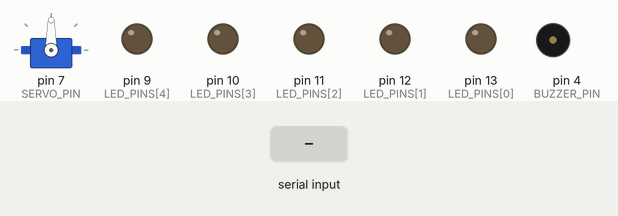
A sketch run on a simulated Arduino Uno, built with avr-gcc and run on an emulated ATmega328P. On the bench: servo, output pins drawn as LEDs (lit = HIGH), buzzer (waves = sounding). Inputs (shaded band) come from the test bench.

Above: at 1.2 s.
1.3 s: "1" received over Serial
At 2.4 s:
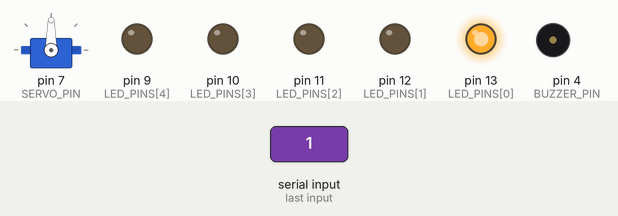
2.8 s: byte 76 ('L') received over Serial
At 3.6 s:
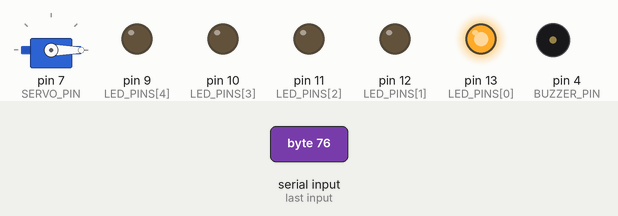
4.3 s: byte 82 ('R') received over Serial
At 4.7 s:
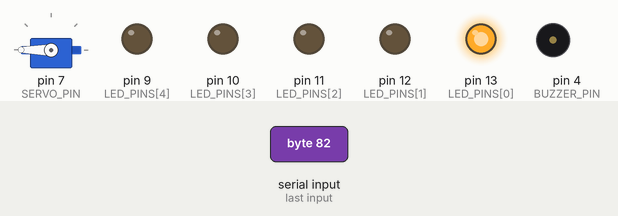
5.8 s: byte 90 ('Z') received over Serial
At 7.0 s:
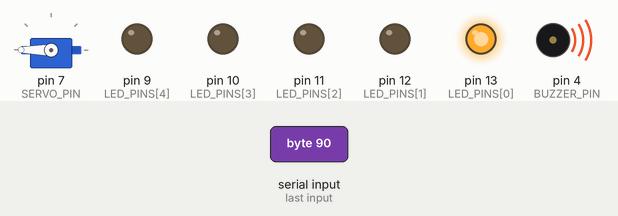
7.3 s: byte 77 ('M') received over Serial
At 8.2 s:
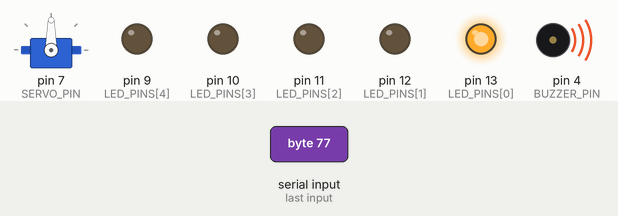
8.8 s: "2" received over Serial
At 9.3 s:
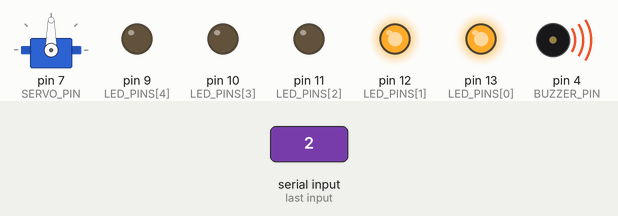
Timing chart, 0 to 11.3 s (numbered marks = the images above; inputs shaded):
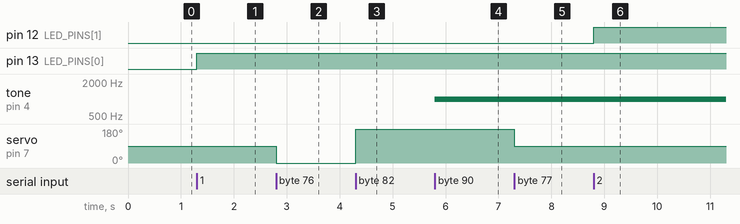

The sketch:

sketch_nov4c.ino
```cpp
#include <Servo.h>

const byte LED_PINS[] = {13, 12, 11, 10, 9};
const byte SERVO_PIN = 7;
const byte BUZZER_PIN = 4;

Servo myservo;

void setup() {
  Serial.begin(9600);
  for (byte i = 0; i < 5; i++) {
    pinMode(LED_PINS[i], OUTPUT);
  }
  pinMode(BUZZER_PIN, OUTPUT);
  myservo.attach(SERVO_PIN);
  myservo.write(90);
}

void loop() {
  if (!Serial.available()) return;
  char cmd = Serial.read();

  switch (cmd) {
    // LED ON
    case '1': digitalWrite(13, HIGH); break;
    case '2': digitalWrite(12, HIGH); break;
    case '3': digitalWrite(11, HIGH); break;
    case '4': digitalWrite(10, HIGH); break;
    case '5': digitalWrite(9, HIGH); break;

    // LED OFF
    case 'a': digitalWrite(13, LOW); break;
    case 'b': digitalWrite(12, LOW); break;
    case 'c': digitalWrite(11, LOW); break;
    case 'd': digitalWrite(10, LOW); break;
    case 'e': digitalWrite(9, LOW); break;

    // Servo
    case 'L': myservo.write(0); break;
    case 'M': myservo.write(90); break;
    case 'R': myservo.write(180); break;

    // Buzzer pasif
    case 'Z': tone(BUZZER_PIN, 1000); break;
    case 'z': noTone(BUZZER_PIN); break;
  }
}
```

Measured:
- after the input at 1.3 s, pin 13 (LED_PINS[0]): LOW → HIGH at once
- after the input at 2.8 s, servo on pin 7 (SERVO_PIN): 90° → 0° at once
- after the input at 4.3 s, servo on pin 7 (SERVO_PIN): 0° → 180° at once
- after the input at 5.8 s, tone on pin 4 (BUZZER_PIN): silent → 1000 Hz at once
- after the input at 7.3 s, servo on pin 7 (SERVO_PIN): 180° → 90° at once
- after the input at 8.8 s, pin 12 (LED_PINS[1]): LOW → HIGH at once
